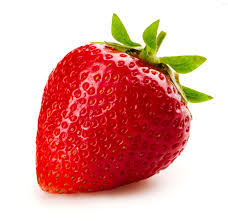
#> input picture project/original/Strawberry1.jpg, 228 x 221 px, found by its file name; its folder holds only this picture in this run
$ python image_augmentation_dog_cat.py
#> lines starting #> are read from the running program, lines starting #| are printed output that depends on the picture
import numpy as np
import cv2
import os
import re

input_dir = "C:/Users/samsung-user/Documents/Deep_learning_textbooks/project/original"
output_dir = (
    "C:/Users/samsung-user/Documents/Deep_learning_textbooks/project/rotated_multiple"
)
os.makedirs(output_dir, exist_ok=True)


# 폴더 내 jpg, jpeg, png 파일만 처리
valid_exts = (".jpg", ".jpeg", ".png")
angles = [90, 180, 270, 360]

for filename in os.listdir(input_dir):
    if not filename.lower().endswith(valid_exts):
        continue

    label = re.sub(r"\d+\.(jpg|jpeg|png)$", "", filename, flags=re.IGNORECASE)
    img_path = os.path.join(input_dir, filename)
    img = cv2.imread(img_path)
#> img is the input picture: shape (221, 228, 3); mean B, G, R 159.9, 165.8, 226.4
    if img is None:
        print(f"이미지 로드 실패: {filename}")
        continue
    current_img = img.copy()

    # 라벨별 폴더 경로 생성
    label_dir = os.path.join(output_dir, label)
    os.makedirs(label_dir, exist_ok=True)

    for i in range(1, 5):  # 90도, 180도, 270도, 360도 (원본)
        center = (current_img.shape[1] / 2, current_img.shape[0] / 2)
        mat = cv2.getRotationMatrix2D(center, 90, 1.0)
        rotated_img = cv2.warpAffine(
            current_img, mat, (current_img.shape[1], current_img.shape[0])
        )

        # 저장 경로에 라벨 폴더 포함
        save_path = os.path.join(
            label_dir, f"{os.path.splitext(filename)[0]}_rotated_{90*i}.jpg"
        )
        cv2.imwrite(save_path, rotated_img)
        print(f"저장 완료: {save_path}")

        current_img = rotated_img
#> this loop made 4 passes
#> pass 1, `rotated_img = cv2.warpAffine( current_img, mat, (current_img.shape[1],..`:
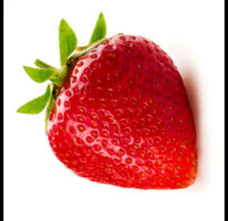
#> rotated_img: shape (221, 228, 3); mean B, G, R 152.2, 158, 218.7
#> pass 2, `rotated_img = cv2.warpAffine( current_img, mat, (current_img.shape[1],..`:
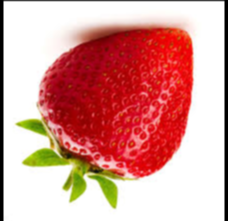
#> rotated_img: shape (221, 228, 3); mean B, G, R 151.1, 157, 217.6
#> pass 3, `rotated_img = cv2.warpAffine( current_img, mat, (current_img.shape[1],..`:
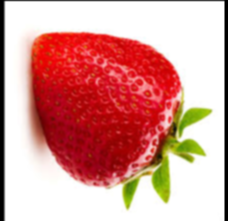
#> rotated_img: shape (221, 228, 3); mean B, G, R 150.1, 156, 216.6
#> after the loop:
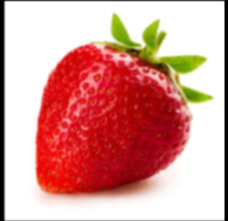
#> current_img: shape (221, 228, 3); mean B, G, R 149.8, 155.6, 216.3

$ run again, on project/original/apple3.jpg
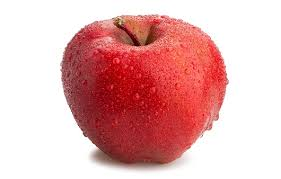
#> input picture project/original/apple3.jpg, 281 x 179 px, found by its file name
#> img is the input picture: shape (179, 281, 3); mean B, G, R 178, 178.2, 228.3
#> the loop `for i in range(1, 5):` made 4 passes
#> pass 1, `rotated_img = cv2.warpAffine( current_img, mat, (current_img.shape[1],..`:
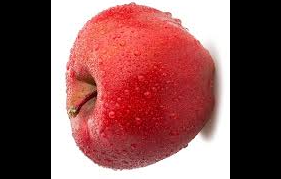
#> rotated_img: shape (179, 281, 3); mean B, G, R 85.4, 85.6, 135.7
#> after the loop `for i in range(1, 5):`:
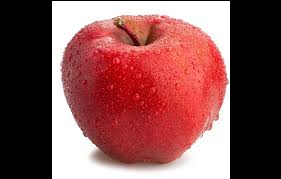
#> current_img: shape (179, 281, 3); mean B, G, R 83.6, 83.8, 133.9

$ run again, on project/original/apple4.jpg
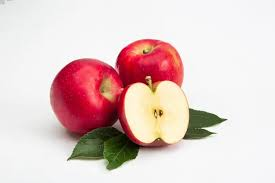
#> input picture project/original/apple4.jpg, 275 x 183 px, found by its file name
#> img is the input picture: shape (183, 275, 3); mean B, G, R 201.8, 204.2, 226.3
#> the loop `for i in range(1, 5):` made 4 passes
#> pass 1, `rotated_img = cv2.warpAffine( current_img, mat, (current_img.shape[1],..`:
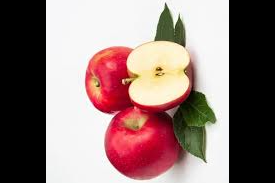
#> rotated_img: shape (183, 275, 3); mean B, G, R 120.1, 122.6, 144.8
#> after the loop `for i in range(1, 5):`:
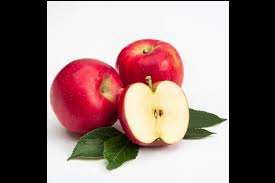
#> current_img: shape (183, 275, 3); mean B, G, R 118.3, 120.8, 143

$ run again, on project/original/Strawberry4.jpg
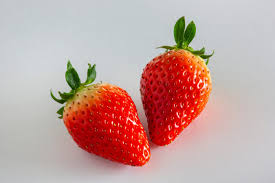
#> input picture project/original/Strawberry4.jpg, 275 x 183 px, found by its file name
#> img is the input picture: shape (183, 275, 3); mean B, G, R 157.7, 162.4, 195.2
#> the loop `for i in range(1, 5):` made 4 passes
#> pass 1, `rotated_img = cv2.warpAffine( current_img, mat, (current_img.shape[1],..`:
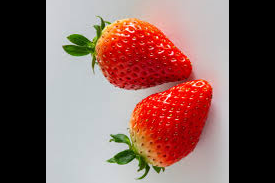
#> rotated_img: shape (183, 275, 3); mean B, G, R 90.8, 95.9, 128.7
#> after the loop `for i in range(1, 5):`:
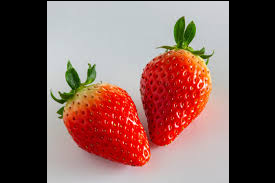
#> current_img: shape (183, 275, 3); mean B, G, R 89.3, 94.4, 127.2
